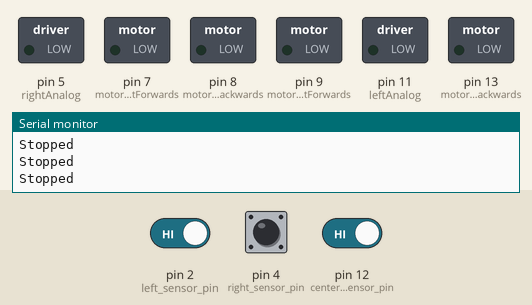
Recording of a sketch running on a simulated Arduino Uno, built with avr-gcc and run on an emulated ATmega328P. Parts: switched loads named in the sketch (green lamp = pin HIGH), the last lines printed to the serial monitor. Dashed ring = blinking. Inputs (shaded band) come from the test bench; at power-on: pin 2 (left_sensor_pin) HIGH, pin 4 (right_sensor_pin) HIGH, pin 12 (center_sensor_pin) HIGH.

Above: at 1.2 s.
1.3 s: pin 2 (left_sensor_pin) driven LOW
At 2.4 s:
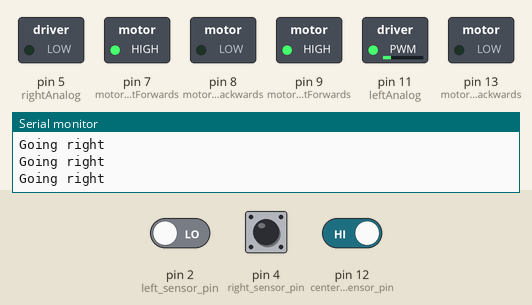
2.8 s: pin 4 (right_sensor_pin) driven LOW
At 3.7 s:
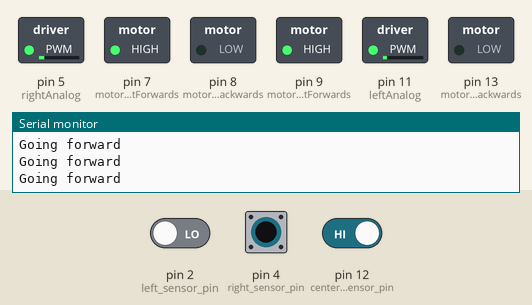
4.3 s: pin 2 (left_sensor_pin) driven HIGH
At 4.6 s:
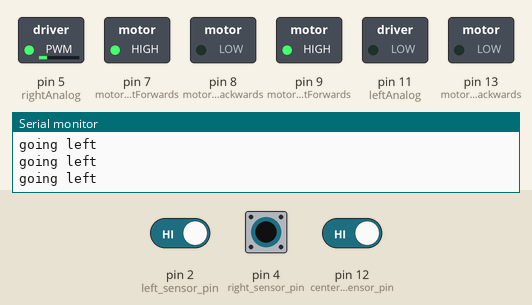
5.8 s: pin 4 (right_sensor_pin) pulsed HIGH 2 times (0.12 s each, 0.3 s apart)
At 6.02 s:
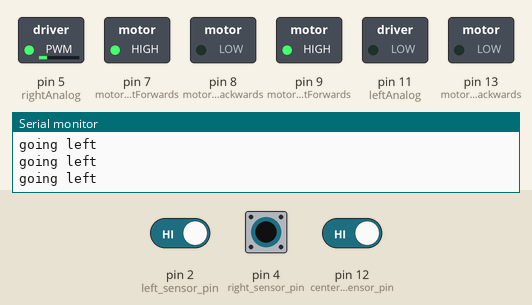
9.4 s: pin 4 (right_sensor_pin) driven HIGH
At 10.6 s:
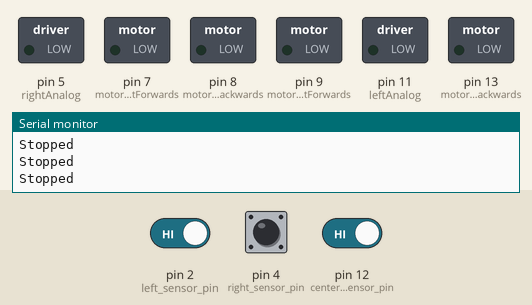
10.9 s: pin 2 (left_sensor_pin) driven LOW and pin 12 (center_sensor_pin) driven LOW
At 11.9 s:
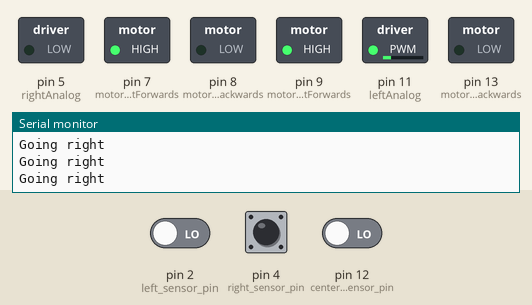
Timing chart, 0 to 13.9 s (numbered marks = the images above; inputs shaded):
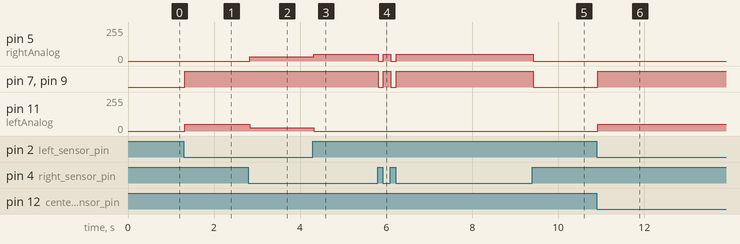

The sketch:

Line_Follower_Bot_Code.ino
```cpp
//Motor Connection
const int motorLeftForwards = 9;
const int motorLeftBackwards = 13;
const int motorRightForwards = 7;
const int motorRightBackwards = 8;
const int rightAnalog = 5;
const int leftAnalog = 11;


//Sensor Connection
const int left_sensor_pin = 2;
const int right_sensor_pin = 4;
const int center_sensor_pin = 12;

int left_sensor_state;
int right_sensor_state;
int center_sensor_state;
int turn_delay = 10;

int lastSensor = 1; // 0 = left, 1 = center, 2 = right

void setup() {
  pinMode(motorRightForwards, OUTPUT);
  pinMode(motorLeftForwards, OUTPUT);
  pinMode(motorRightBackwards, OUTPUT);
  pinMode(motorLeftBackwards, OUTPUT);

  pinMode(rightAnalog, OUTPUT);
  pinMode(leftAnalog, OUTPUT);

  Serial.begin(9600);
}

void loop() {

  // 0 == on WHITE
  // 1 == off BLACK

  left_sensor_state = digitalRead(left_sensor_pin);
  right_sensor_state = digitalRead(right_sensor_pin);
  center_sensor_state = digitalRead(center_sensor_pin);

//  //Forward
  if (left_sensor_state == 0 && right_sensor_state == 0 && center_sensor_state == 1 || left_sensor_state == 0 && right_sensor_state == 0 && center_sensor_state == 0) {
  forward();
  }

  //Left
  if ((left_sensor_state == 1 && right_sensor_state == 0 && center_sensor_state == 1) || (left_sensor_state == 1 && right_sensor_state == 0 && center_sensor_state == 0)) {
  turnLeft();
  }

//  //Right
  if ((left_sensor_state == 0 && right_sensor_state == 1 && center_sensor_state == 1) || (left_sensor_state == 0 && right_sensor_state == 1 && center_sensor_state == 0)) {
  turnRight();

  }

  if (left_sensor_state == 1 && right_sensor_state == 1 && center_sensor_state == 1) {
  stopmoving();
  }
}

  void forward(){
    Serial.println("Going forward");
    analogWrite(rightAnalog, 32);
    digitalWrite (motorRightForwards, HIGH);
    analogWrite(leftAnalog, 24);
    digitalWrite(motorLeftForwards, HIGH);
}

  void turnRight() {
    Serial.println("Going right");

    analogWrite(rightAnalog, 0);
    digitalWrite (motorRightForwards, HIGH);
    analogWrite(leftAnalog, 50);
    digitalWrite(motorLeftForwards, HIGH);

  }

    void turnLeft() {
    Serial.println("going left");

    analogWrite(rightAnalog, 50);
    digitalWrite (motorRightForwards, HIGH);
    analogWrite(leftAnalog, 0);
    digitalWrite(motorLeftForwards, HIGH);
  }


  void stopmoving() {
    Serial.println("Stopped");
    analogWrite(rightAnalog, 0);
    digitalWrite (motorRightForwards, LOW);
    analogWrite(leftAnalog, 0);
    digitalWrite(motorLeftForwards, LOW);
  }
```

Measured:
- after the input at 1.3 s, pin 7 (motorRightForwards), pin 9 (motorLeftForwards): LOW → HIGH at once; pin 11 (leftAnalog): 0/255 → 50/255 at once
- after the input at 2.8 s, pin 5 (rightAnalog): 0/255 → 32/255 at once; pin 11 (leftAnalog): 50/255 → 24/255 at once
- after the input at 4.3 s, pin 5 (rightAnalog): 32/255 → 50/255 at once; pin 11 (leftAnalog): 24/255 → 0/255 at once
- after the input at 5.8 s, pin 5 (rightAnalog): alternates 50/255 for 0.17 s and 0/255 for 0.12 s, 4 changes in all, then stays 50/255, starting at once; pin 7 (motorRightForwards), pin 9 (motorLeftForwards): alternates HIGH for 0.17 s and LOW for 0.12 s, 4 changes in all, then stays HIGH, starting at once
- after the input at 9.4 s, pin 5 (rightAnalog): 50/255 → 0/255 at once; pin 7 (motorRightForwards), pin 9 (motorLeftForwards): HIGH → LOW at once
- after the input at 10.9 s, pin 7 (motorRightForwards), pin 9 (motorLeftForwards): LOW → HIGH at once; pin 11 (leftAnalog): 0/255 → 50/255 at once
